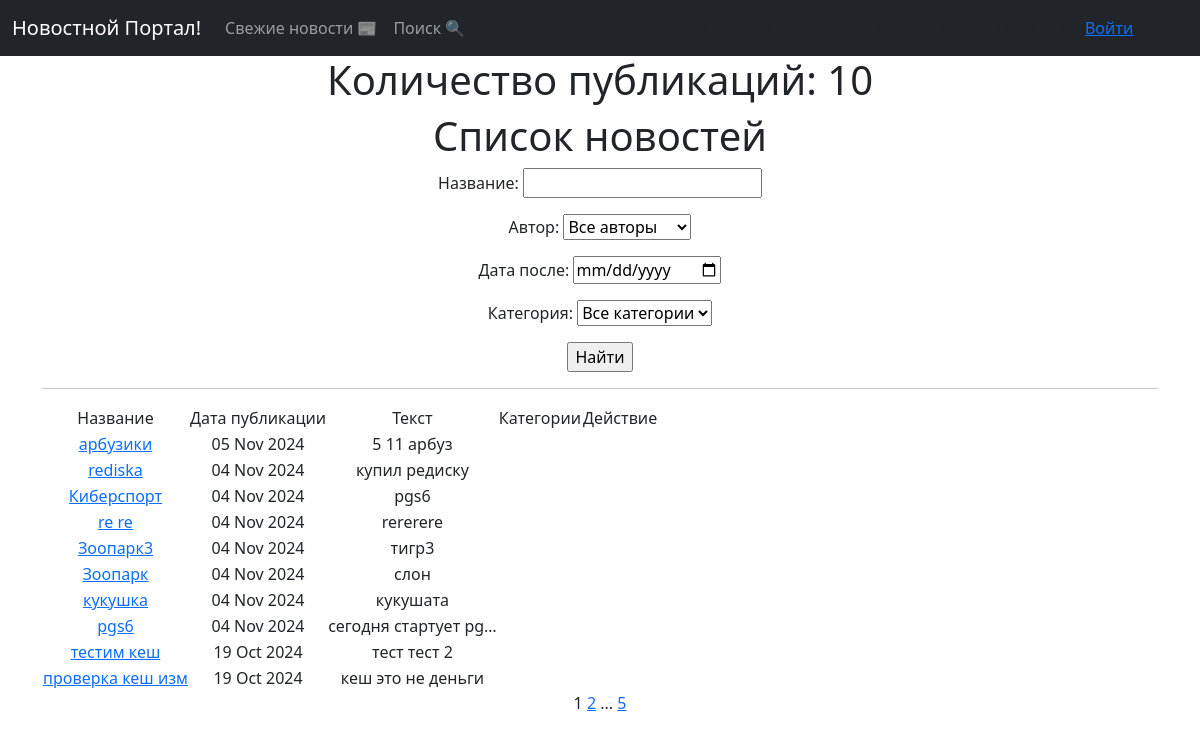
Screenshot of /post/search/ with the database file from the repository.
### news/models.py (models this page shows, shortened)
class Post(models.Model):
    article = 'AR'
    news = 'NE'
    POSITIONS = [
        (article, 'Статья'),
        (news, 'Новость')
    ]
    author = models.ForeignKey(Author, on_delete=models.CASCADE)
    post_type = models.CharField(max_length=2, choices=POSITIONS, default=news)
    time_post = models.DateTimeField(auto_now_add=True)
    category = models.ManyToManyField(Category, through='PostCategory')
    title = models.CharField(max_length=255)
    text = models.TextField()
    rating = models.IntegerField(default=0)

### news/views.py (the view)
# urls.py: path('', PostsList.as_view(), name='post_list'),
class PostsList(ListView):
    model = Post
    ordering = '-time_post'
    context_object_name = 'posts'
    paginate_by = 10
    def get_queryset(self):
        queryset = super().get_queryset()
        self.filterset = PostFilter(self.request.GET, queryset)
        return self.filterset.qs
    def get_context_data(self, **kwargs):
        context = super().get_context_data(**kwargs)
        context['filterset'] = self.filterset
        return context
    def get_template_names(self):
        if self.request.path == '/post/search/':
            return 'flatpages/post_search.html'
        return 'flatpages/posts.html'

### news/models.py (called while the page is built)
    def __str__(self):
        return self.user.username

    def __str__(self):
        return self.name.title()

### templates/flatpages/post_search.html (shortened to what this page needs)
{% extends 'flatpages/default.html' %}
{% load custom_filters %}
{% block content %}
    <h1>Количество публикаций: {{ posts|length }} </h1>
    <h1>Список новостей</h1>
    <form action="" method="get">
       {{ filterset.form.as_p }}
       <input type="submit" value="Найти" />
    </form>
    <hr>
    {% if posts %}
        <table>
            <tr>
                <td>Название</td>
                <td>Дата публикации</td>
                <td>Текст</td>
                <td>Категории</td>
                <td>Действие</td>
            </tr>
            {% for post in posts %}
            <tr>
                <td><a href="{% url 'post_detail' post.id %}">{{ post.title }}</a></td>
                <td>{{ post.time_post|date:'d M Y' }}</td>
                <td>{{ post.text|truncatechars:20 }}</td>
                <td>
                </td>
                <td>
                </td>
            </tr>
            {% endfor %}
        </table>
    {% else %}
        <h2>Новостей нет! =( </h2>
    {% endif %}
    {{ page_obj.number }}
    {% if page_obj.has_next %}
        <a href="?page={{ page_obj.next_page_number }}">{{ page_obj.next_page_number }}</a>
        {% if paginator.num_pages != page_obj.next_page_number %}
           ...
           <a href="?page={{ page_obj.paginator.num_pages }}">{{ page_obj.paginator.num_pages }}</a>
       {% endif %}
    {% endif %}
{% endblock content %}

### rows the page displays
Post: title "арбузики", time_post "05 Nov 2024", text "5 11 арбуз"
Post: title "rediska", time_post "04 Nov 2024", text "купил редиску"
Post: title "Киберспорт", time_post "04 Nov 2024", text "pgs6"
Post: title "re re", time_post "04 Nov 2024", text "rererere"
Post: title "Зоопарк3", time_post "04 Nov 2024", text "тигр3"
Post: title "Зоопарк", time_post "04 Nov 2024", text "слон"
Post: title "кукушка", time_post "04 Nov 2024", text "кукушата"
Post: title "pgs6", time_post "04 Nov 2024", text "сегодня стартует pg…"
Post: title "тестим кеш", time_post "19 Oct 2024", text "тест тест 2"
Post: title "проверка кеш изм", time_post "19 Oct 2024", text "кеш это не деньги"

### other values shown
{{ posts|length }} "10"
{{ page_obj.number }} "1"
{{ page_obj.next_page_number }} "2"
{{ page_obj.paginator.num_pages }} "5"
